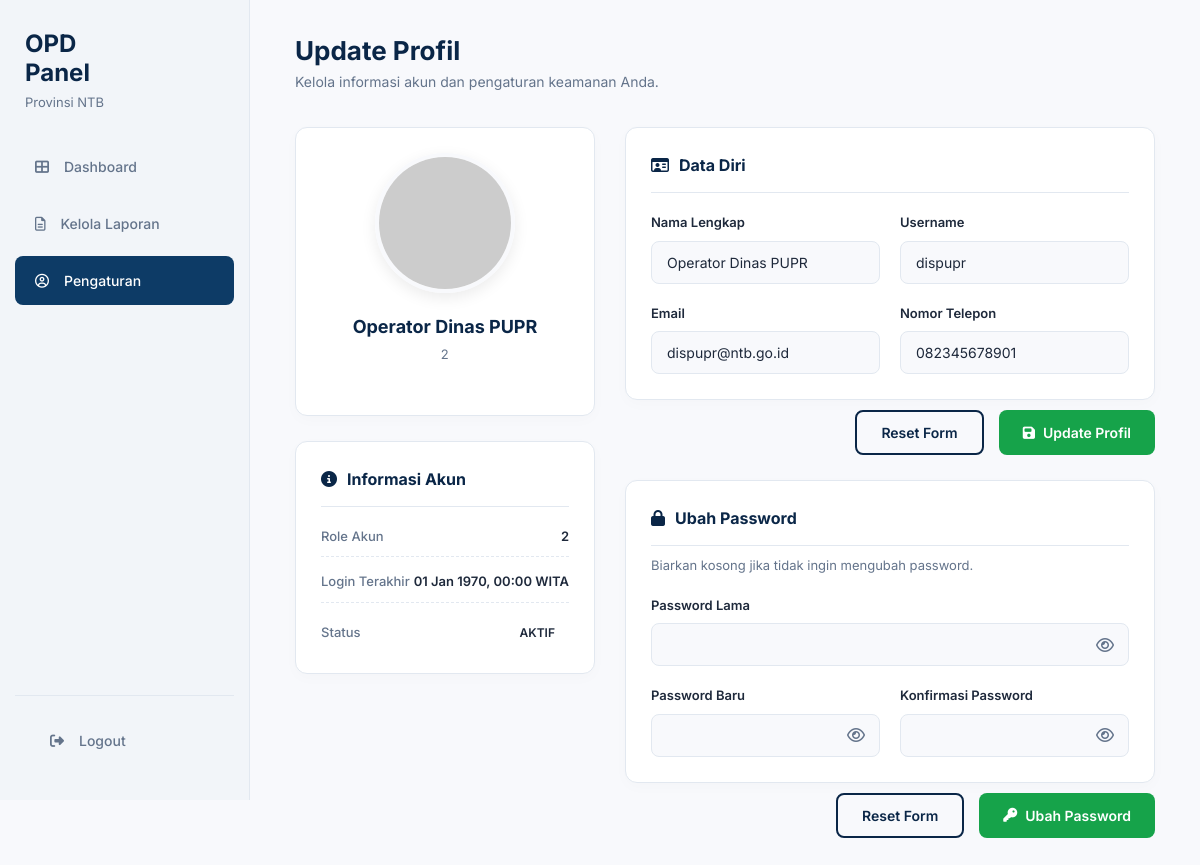
Page /pages/opd/pengaturan_opd.php (signed in) on the earlier database version.
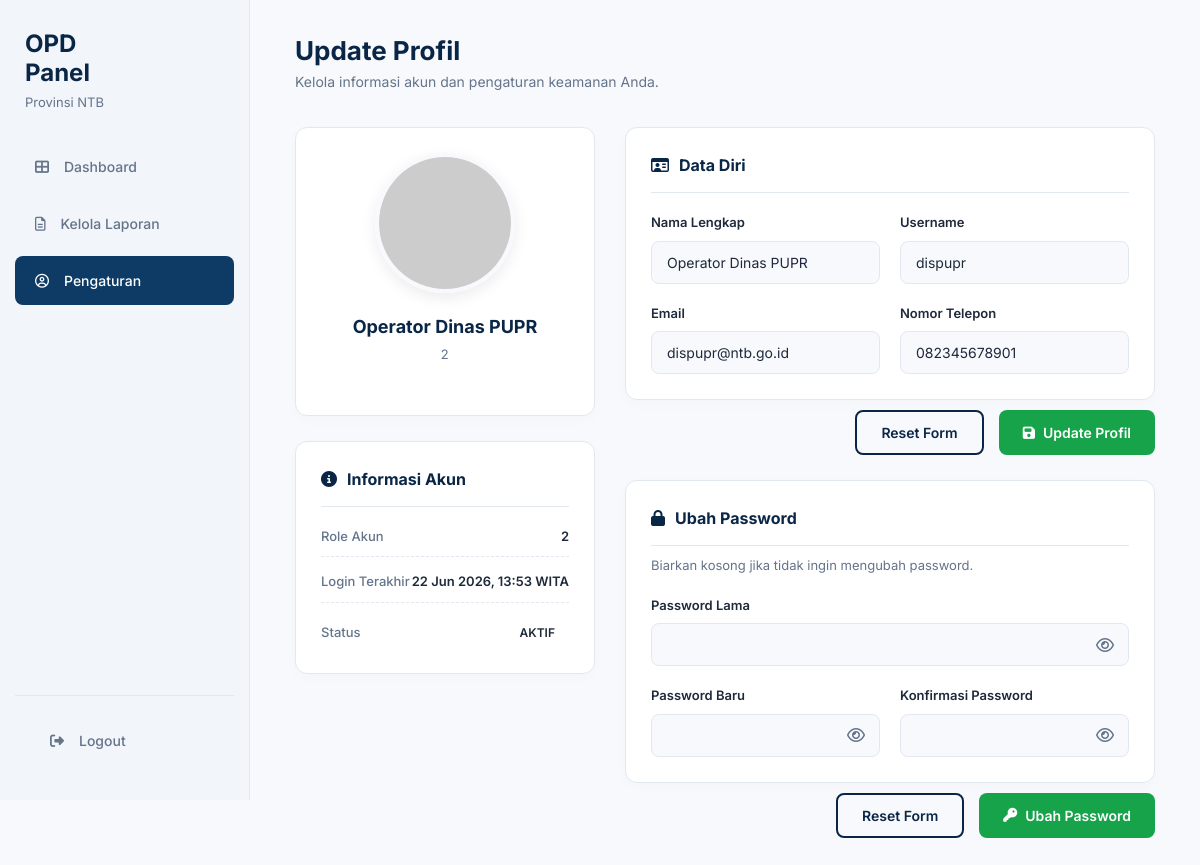
Same page on the later database version.
### tables this page shows
CREATE TABLE `operator` (
  `id` int(3) NOT NULL,
  `username` varchar(30) DEFAULT NULL,
  `password` varchar(255) DEFAULT NULL,
  `role` varchar(30) DEFAULT NULL,
  `id_opd` int(11) DEFAULT NULL,
  `nama_lengkap` varchar(50) DEFAULT NULL,
  `email` varchar(50) DEFAULT NULL,
  `nomor_telpon` varchar(20) DEFAULT NULL,
  `login_terakhir` datetime DEFAULT NULL
);

### pages/opd/pengaturan_opd.php (the view, shortened to what the changed rows need)
<?php
include "../../php/koneksi.php";
$username = $_SESSION['username'];
$tampilkan = mysqli_query(
    $conn,
    "SELECT * FROM operator WHERE username='$username'"
);
$data = mysqli_fetch_assoc($tampilkan);
?>
<!DOCTYPE html>
<html>
<!DOCTYPE html>
<html lang="id">
<head>
    <link rel="stylesheet" href="../../CSS/admin.css">
    <link rel="stylesheet" href="../../CSS/components/sidebar.css">
    <link rel="stylesheet" href="../../CSS/components/topbar.css">
    <link rel="stylesheet" href="../../CSS/components/card.css">
    <link rel="stylesheet" href="../../CSS/components/toast.css">
    <link rel="stylesheet" href="../../CSS/components/button.css">
    <link rel="stylesheet" href="https://cdnjs.cloudflare.com/ajax/libs/font-awesome/6.4.0/css/all.min.css">
</head>
<body>
    <div class="app-container">
        <aside class="sidebar" id="sidebar">
            <div class="sidebar-header">
                <h2>OPD<br>Panel</h2>
            </div>
        </aside>
        <main class="main-content">
            <header class="topbar">
                <div class="header-title">
                    <div>
                        <h1>Update Profil</h1>
                    </div>
                </div>
            </header>
            <div class="profile-wrapper">
                <div class="profile-left">
                    <div class="card profile-pic-card">
                        <div class="profile-pic-container">
                            <img src="https://ui-avatars.com/api/?name=Admin&background=random" alt="Profile" class="profile-pic-preview" id="profilePicPreview">
                            <h3 class="profile-fullname"><?=$data['nama_lengkap']?></h3>
                            <p class="profile-id"><?=$data['id']?></p>
                        </div>
                    </div>
                    <div class="card account-info-card">
                        <ul class="account-info-list">
                            <li>
                                <span class="info-label">Role Akun</span>
                                <span class="info-value"><?=$data['id']?></span>
                            </li>
                            <li>
                                <span class="info-label">Login Terakhir</span>
                                <span class="info-value"><?= date('d M Y, H:i', strtotime($data['login_terakhir'])) ?> WITA</span>
                            </li>
                        </ul>
                    </div>
                </div>
                <div class="profile-right">
                    <form method="POST">
                        <div class="card">
                            <div class="form-grid">
                                <div class="form-group">
                                    <label for="namaLengkap">Nama Lengkap</label>
                                    <input type="text" id="namaLengkap" name="namaLengkap"
                                        class="form-control" value="<?=$data['nama_lengkap']?>" required>
                                </div>
                                <div class="form-group">
                                    <label for="username">Username</label>
                                    <input type="text" id="username" class="form-control"
                                        value="<?=$data['username']?>" disabled>
                                </div>
                                <div class="form-group">
                                    <label for="email">Email</label>
                                    <input type="email" id="email" name="email"
                                        class="form-control" value="<?=$data['email']?>" required>
                                </div>
                                <div class="form-group">
                                    <label for="noTelp">Nomor Telepon</label>
                                    <input type="tel" id="noTelp" name="noTelp"
                                        class="form-control" value="<?=$data['nomor_telpon']?>">
                                </div>
                            </div>
                        </div>
                    </form>
                </div>
            </div>
        </main>
    </div>
</body>
</html>
</body>
</html>

Differences in the rows shown:
changed operator "Operator Dinas PUPR": login_terakhir "01 Jan 1970, 00:00" → "22 Jun 2026, 13:53"
